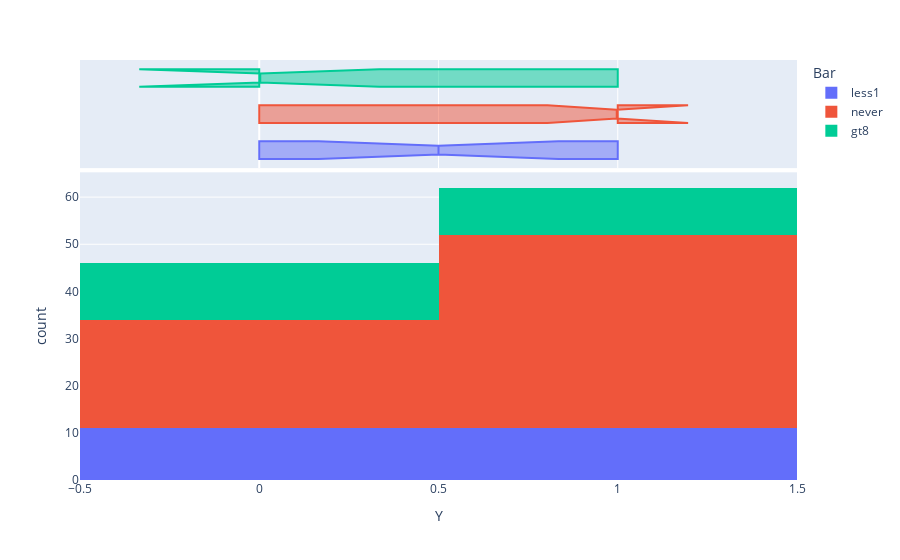

Write notebook code for a chart like this one.
### Markdown cell above
3. Compare the acceptance rate between those who went to a bar 3 or fewer times a month to those who went more.

### Code cell
px.histogram(clean_data, x='Y', color='Bar', marginal = 'box')

### Figure 1 — Plotly figure (JSON) as saved in the notebook; plotly's stock layout.template omitted (floating-point values rounded to 4 significant figures)
{"data": [{"alignmentgroup": "True", "bingroup": "x", "hovertemplate": "Bar=less1<br>Y=%{x}<br>count=%{y}<extra></extra>", "legendgroup": "less1", "marker": {"color": "#636efa", "pattern": {"shape": ""}}, "name": "less1", "offsetgroup": "less1", "orientation": "v", "showlegend": true, "type": "histogram", "x": [1, 0, 1, 0, 1, 0, 1, 1, 0, 1, 0, 1, 1, 0, 0, 1, 1, 0, 0, 0, 1, 0], "xaxis": "x", "yaxis": "y"}, {"alignmentgroup": "True", "hovertemplate": "Bar=less1<br>Y=%{x}<extra></extra>", "legendgroup": "less1", "marker": {"color": "#636efa"}, "name": "less1", "notched": true, "offsetgroup": "less1", "showlegend": false, "type": "box", "x": [1, 0, 1, 0, 1, 0, 1, 1, 0, 1, 0, 1, 1, 0, 0, 1, 1, 0, 0, 0, 1, 0], "xaxis": "x2", "yaxis": "y2"}, {"alignmentgroup": "True", "bingroup": "x", "hovertemplate": "Bar=never<br>Y=%{x}<br>count=%{y}<extra></extra>", "legendgroup": "never", "marker": {"color": "#EF553B", "pattern": {"shape": ""}}, "name": "never", "offsetgroup": "never", "orientation": "v", "showlegend": true, "type": "histogram", "x": [1, 1, 0, 1, 0, 0, 1, 0, 0, 0, 0, 0, 0, 0, 1, 1, 1, 0, 0, 1, 0, 1, 1, 0, 1, 1, 1, 1, 1, 1, 0, 1, 1, 1, 0, 0, 0, 1, 0, 1, 1, 1, 1, 1, 1, 1, 1, 1, 1, 1, 0, 1, 1, 0, 1, 1, 0, 1, 0, 1, 1, 1, 1, 1], "xaxis": "x", "yaxis": "y"}, {"alignmentgroup": "True", "hovertemplate": "Bar=never<br>Y=%{x}<extra></extra>", "legendgroup": "never", "marker": {"color": "#EF553B"}, "name": "never", "notched": true, "offsetgroup": "never", "showlegend": false, "type": "box", "x": [1, 1, 0, 1, 0, 0, 1, 0, 0, 0, 0, 0, 0, 0, 1, 1, 1, 0, 0, 1, 0, 1, 1, 0, 1, 1, 1, 1, 1, 1, 0, 1, 1, 1, 0, 0, 0, 1, 0, 1, 1, 1, 1, 1, 1, 1, 1, 1, 1, 1, 0, 1, 1, 0, 1, 1, 0, 1, 0, 1, 1, 1, 1, 1], "xaxis": "x2", "yaxis": "y2"}, {"alignmentgroup": "True", "bingroup": "x", "hovertemplate": "Bar=gt8<br>Y=%{x}<br>count=%{y}<extra></extra>", "legendgroup": "gt8", "marker": {"color": "#00cc96", "pattern": {"shape": ""}}, "name": "gt8", "offsetgroup": "gt8", "orientation": "v", "showlegend": true, "type": "histogram", "x": [0, 1, 0, 1, 0, 0, 1, 0, 1, 0, 1, 0, 1, 0, 0, 0, 1, 0, 1, 0, 1, 1], "xaxis": "x", "yaxis": "y"}, {"alignmentgroup": "True", "hovertemplate": "Bar=gt8<br>Y=%{x}<extra></extra>", "legendgroup": "gt8", "marker": {"color": "#00cc96"}, "name": "gt8", "notched": true, "offsetgroup": "gt8", "showlegend": false, "type": "box", "x": [0, 1, 0, 1, 0, 0, 1, 0, 1, 0, 1, 0, 1, 0, 0, 0, 1, 0, 1, 0, 1, 1], "xaxis": "x2", "yaxis": "y2"}], "layout": {"barmode": "relative", "legend": {"title": {"text": "Bar"}, "tracegroupgap": 0}, "margin": {"t": 60}, "xaxis": {"anchor": "y", "domain": [0, 1], "title": {"text": "Y"}}, "xaxis2": {"anchor": "y2", "domain": [0, 1], "matches": "x", "showgrid": true, "showticklabels": false}, "yaxis": {"anchor": "x", "domain": [0, 0.7326], "title": {"text": "count"}}, "yaxis2": {"anchor": "x2", "domain": [0.7426, 1], "matches": "y2", "showgrid": false, "showline": false, "showticklabels": false, "ticks": ""}}}
